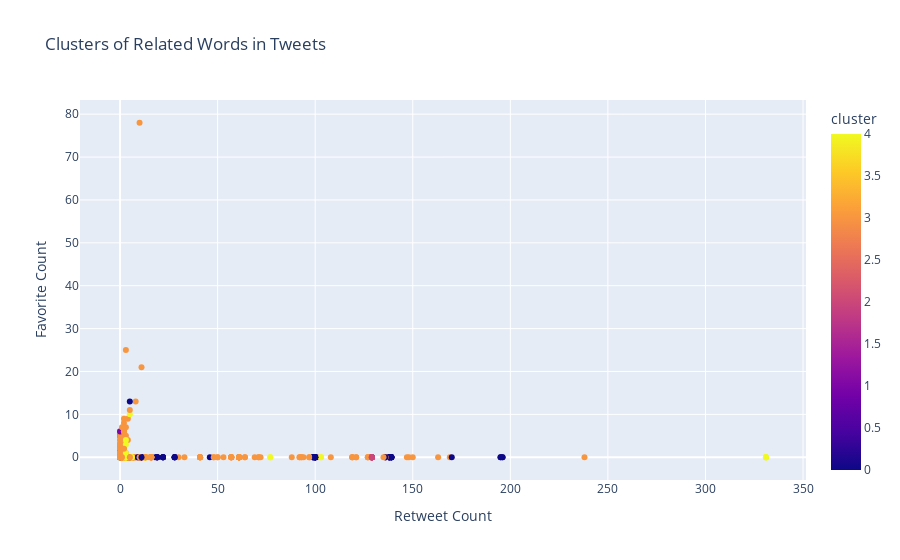

Notebook code cell kept with this figure:
### Code cell
# Create a scatter plot of the tweet clusters
fig = px.scatter(df, x='retweet_count', y='favorite_count', color='cluster',
                 labels={'retweet_count': 'Retweet Count', 'favorite_count': 'Favorite Count'},
                 title='Clusters of Related Words in Tweets')
fig.show()

### Figure 1 — Plotly figure (JSON) as saved in the notebook; plotly's stock layout.template omitted (floating-point values rounded to 4 significant figures; data arrays with more than 128 entries replaced by an {"elided": "..."} marker saying what was removed)
{"data": [{"hovertemplate": "Retweet Count=%{x}<br>Favorite Count=%{y}<br>cluster=%{marker.color}<extra></extra>", "legendgroup": "", "marker": {"color": {"elided": "765 int values"}, "coloraxis": "coloraxis", "symbol": "circle"}, "mode": "markers", "name": "", "orientation": "v", "showlegend": false, "type": "scatter", "x": {"elided": "765 int values"}, "xaxis": "x", "y": {"elided": "765 int values"}, "yaxis": "y"}], "layout": {"coloraxis": {"colorbar": {"title": {"text": "cluster"}}, "colorscale": [[0, "#0d0887"], [0.1111, "#46039f"], [0.2222, "#7201a8"], [0.3333, "#9c179e"], [0.4444, "#bd3786"], [0.5556, "#d8576b"], [0.6667, "#ed7953"], [0.7778, "#fb9f3a"], [0.8889, "#fdca26"], [1, "#f0f921"]]}, "legend": {"tracegroupgap": 0}, "title": {"text": "Clusters of Related Words in Tweets"}, "xaxis": {"anchor": "y", "domain": [0, 1], "title": {"text": "Retweet Count"}}, "yaxis": {"anchor": "x", "domain": [0, 1], "title": {"text": "Favorite Count"}}}}
